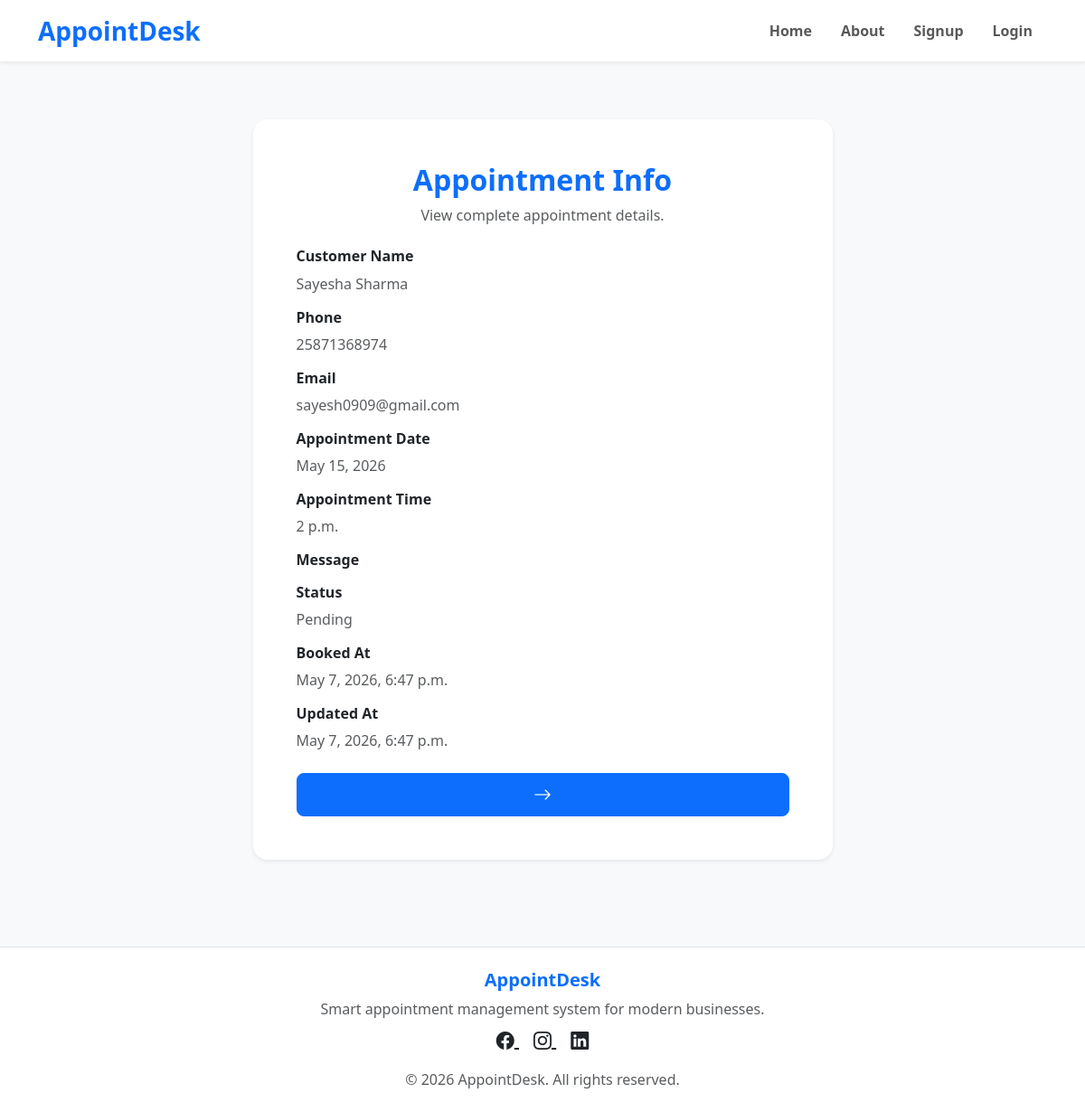
The app's page /appointments/info/2/ with its own data.
### appointment/models.py (models this page shows, shortened)
class Appointment(models.Model):
    STATUS_CHOICES = (
        ('Pending', 'Pending'),
        ('Completed', 'Completed'),
        ('Cancelled', 'Cancelled'),
    )
    user = models.ForeignKey(User, on_delete=models.CASCADE)
    customer_name = models.CharField(max_length=200)
    phone = models.CharField(max_length=15)
    email = models.EmailField(blank=True, null=True)
    appointment_date = models.DateField()
    appointment_time = models.TimeField()
    message = models.TextField(blank=True, null=True)
    status = models. CharField(
        max_length=20,
        choices= STATUS_CHOICES,
        default='Pending'
    )
    book_at = models.DateTimeField(auto_now_add=True)
    update_at = models.DateTimeField(auto_now_add=True)

### appointment/views.py (the view)
# urls.py: path('appointments/info/<id>/', info_view)
def info_view(request,id):
    appointment = Appointment.objects.get(id=id)
    template_name ='appointment/appointment_info.html'
    context = {'appointment':appointment}
    return render(request, template_name, context)

### templates/appointment/appointment_info.html (shortened to what this page needs)
{% extends 'base.html' %}
{% block content %}
<section class="py-5 bg-light">
    <div class="container">
        <div class="row justify-content-center">
            <div class="col-md-8 col-lg-7">
                <div class="card border-0 shadow-sm rounded-4">
                    <div class="card-body p-5">
                        <div class="text-center mb-4">
                            <h2 class="fw-bold text-primary">
                                Appointment Info
                            </h2>
                            <p class="text-muted">
                                View complete appointment details.
                            </p>
                        </div>
                        <div class="mb-3">
                            <h6 class="fw-bold">
                                Customer Name
                            </h6>
                            <p class="text-muted">
                                {{ appointment.customer_name }}
                            </p>
                        </div>
                        <div class="mb-3">
                            <h6 class="fw-bold">
                                Phone
                            </h6>
                            <p class="text-muted">
                                {{ appointment.phone }}
                            </p>
                        </div>
                        <div class="mb-3">
                            <h6 class="fw-bold">
                                Email
                            </h6>
                            <p class="text-muted">
                                {{ appointment.email }}
                            </p>
                        </div>
                        <div class="mb-3">
                            <h6 class="fw-bold">
                                Appointment Date
                            </h6>
                            <p class="text-muted">
                                {{ appointment.appointment_date }}
                            </p>
                        </div>
                        <div class="mb-3">
                            <h6 class="fw-bold">
                                Appointment Time
                            </h6>
                            <p class="text-muted">
                                {{ appointment.appointment_time }}
                            </p>
                        </div>
                        <div class="mb-3">
                            <h6 class="fw-bold">
                                Message
                            </h6>
                        </div>
                        <div class="mb-3">
                            <h6 class="fw-bold">
                                Status
                            </h6>
                            <p class="text-muted">
                                {{ appointment.status }}
                            </p>
                        </div>
                        <div class="mb-3">
                            <h6 class="fw-bold">
                                Booked At
                            </h6>
                            <p class="text-muted">
                                {{ appointment.book_at }}
                            </p>
                        </div>
                        <div class="mb-4">
                            <h6 class="fw-bold">
                                Updated At
                            </h6>
                            <p class="text-muted">
                                {{ appointment.update_at }}
                            </p>
                        </div>
                        <div class="d-grid">
                            <a href="/appointments/" class="btn btn-primary btn-lg">
                                <i class="bi bi-arrow-right"></i>
                            </a>
                        </div>
                    </div>
                </div>
            </div>
        </div>
    </div>
</section>
{% endblock %}

### records on screen
Appointment: customer_name "Sayesha Sharma", phone "25871368974", email "sayesh0909@gmail.com", appointment_date "May 15, 2026", appointment_time "2 p.m.", status "Pending", book_at "May 7, 2026, 6:47 p.m.", update_at "May 7, 2026, 6:47 p.m."
